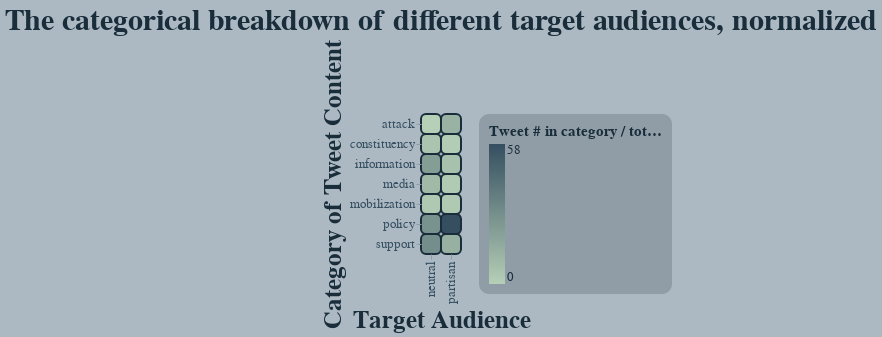

Notebook code cell kept with this figure:
### Markdown cell above
##### **VIS 2**

Changing the data around does not do too much damage to this visualization, however it does make the labels on the heatmap legend feel even more arbitrary *( 58? what does that even mean )*, and the label, to avoid being truncated, must be reduced to such a complexity that it makes no sense.

**and this is just iteration 2!**

### Code cell
equal_heatmap = chart.mark_rect().encode(
    alt.X( "bias-trun", title="Target Audience" ),
    alt.Y( "category", title="Category of Tweet Content" ),
    alt.Color( "perc:Q", title="Tweet # in category / total tweets ")
).properties(
    title="The categorical breakdown of different target audiences, normalized"
)

apply_all(equal_heatmap, palletA)

### Figure 1 — Vega-Lite specification as saved in the notebook (floating-point values rounded to 4 significant figures)
{"config": {"view": {"continuousWidth": 400, "continuousHeight": 300, "strokeWidth": 0}, "axis": {"domainColor": "#FFFFFF00", "gridColor": "#909DA6", "labelColor": "#354F61", "labelFontSize": 13, "tickColor": "#909DA6", "titleColor": "#192D3B", "titleFontSize": 25}, "background": "#ACB9C2", "bar": {"cornerRadius": 5}, "font": "DINCondensed-Bold", "legend": {"cornerRadius": 10, "fillColor": "#909DA6", "labelColor": "#192D3B", "labelFontSize": 13, "padding": 10, "titleColor": "#192D3B", "titleFontSize": 15}, "mark": {"cornerRadius": 5, "stroke": "#192D3B", "strokeWidth": 2}, "range": {"category": ["#B6CFB7", "#A0B9A8", "#8BA49A", "#758F8C", "#60797D", "#4A646F", "#354F61"], "heatmap": ["#B6CFB7", "#A0B9A8", "#8BA49A", "#758F8C", "#60797D", "#4A646F", "#354F61"]}, "title": {"color": "#192D3B", "fontSize": 30}}, "data": {"name": "data-9cd8a2b094b00be80bf075a194ebade5"}, "mark": "rect", "encoding": {"color": {"field": "perc", "title": "Tweet # in category / total tweets ", "type": "quantitative"}, "x": {"field": "bias-trun", "title": "Target Audience", "type": "nominal"}, "y": {"field": "category", "title": "Category of Tweet Content", "type": "nominal"}}, "title": "The categorical breakdown of different target audiences, normalized", "$schema": "https://vega.github.io/schema/vega-lite/v4.17.0.json", "datasets": {"data-9cd8a2b094b00be80bf075a194ebade5": [{"bias-trun": "partisan", "category": "policy", "value": 706, "perc": 58.35, "invert": 0.001416, "invert-perc": 1.105, "Unnamed: 6": null, "perc-partisan": 58.35, "perc-neutral": 28.21, "invert-perc-partisan": 1.105, "invert-perc-neutral": 1.281, "Unnamed: 11": null, "Unnamed: 12": null, "Unnamed: 13": null}, {"bias-trun": "partisan", "category": "attack", "value": 160, "perc": 13.22, "invert": 0.00625, "invert-perc": 4.875, "Unnamed: 6": null, "perc-partisan": 13.22, "perc-neutral": 0.4802, "invert-perc-partisan": 4.875, "invert-perc-neutral": 75.23, "Unnamed: 11": null, "Unnamed: 12": null, "Unnamed: 13": null}, {"bias-trun": "partisan", "category": "information", "value": 82, "perc": 6.777, "invert": 0.0122, "invert-perc": 9.513, "Unnamed: 6": null, "perc-partisan": 6.777, "perc-neutral": 22.61, "invert-perc-partisan": 9.513, "invert-perc-neutral": 1.598, "Unnamed: 11": null, "Unnamed: 12": "total=", "Unnamed: 13": 5000.0}, {"bias-trun": "partisan", "category": "mobilization", "value": 39, "perc": 3.223, "invert": 0.02564, "invert-perc": 20.0, "Unnamed: 6": null, "perc-partisan": 3.223, "perc-neutral": 3.601, "invert-perc-partisan": 20.0, "invert-perc-neutral": 10.03, "Unnamed: 11": null, "Unnamed: 12": "partisan total=", "Unnamed: 13": 1210.0}, {"bias-trun": "partisan", "category": "support", "value": 170, "perc": 14.05, "invert": 0.005882, "invert-perc": 4.589, "Unnamed: 6": null, "perc-partisan": 14.05, "perc-neutral": 30.05, "invert-perc-partisan": 4.589, "invert-perc-neutral": 1.202, "Unnamed: 11": null, "Unnamed: 12": "neutral total=", "Unnamed: 13": 2499.0}, {"bias-trun": "partisan", "category": "constituency", "value": 23, "perc": 1.901, "invert": 0.04348, "invert-perc": 33.92, "Unnamed: 6": null, "perc-partisan": 1.901, "perc-neutral": 5.162, "invert-perc-partisan": 33.92, "invert-perc-neutral": 6.999, "Unnamed: 11": null, "Unnamed: 12": null, "Unnamed: 13": null}, {"bias-trun": "partisan", "category": "media", "value": 30, "perc": 2.479, "invert": 0.03333, "invert-perc": 26.0, "Unnamed: 6": null, "perc-partisan": 2.479, "perc-neutral": 9.884, "invert-perc-partisan": 26.0, "invert-perc-neutral": 3.655, "Unnamed: 11": null, "Unnamed: 12": "total-inv", "Unnamed: 13": 0.239}, {"bias-trun": "neutral", "category": "policy", "value": 705, "perc": 28.21, "invert": 0.001418, "invert-perc": 1.281, "Unnamed: 6": null, "perc-partisan": null, "perc-neutral": null, "invert-perc-partisan": null, "invert-perc-neutral": null, "Unnamed: 11": null, "Unnamed: 12": "partisan inv", "Unnamed: 13": 0.1282}, {"bias-trun": "neutral", "category": "attack", "value": 12, "perc": 0.4802, "invert": 0.08333, "invert-perc": 75.23, "Unnamed: 6": null, "perc-partisan": null, "perc-neutral": null, "invert-perc-partisan": null, "invert-perc-neutral": null, "Unnamed: 11": null, "Unnamed: 12": "neutral inv", "Unnamed: 13": 0.1108}, {"bias-trun": "neutral", "category": "information", "value": 565, "perc": 22.61, "invert": 0.00177, "invert-perc": 1.598, "Unnamed: 6": null, "perc-partisan": null, "perc-neutral": null, "invert-perc-partisan": null, "invert-perc-neutral": null, "Unnamed: 11": null, "Unnamed: 12": null, "Unnamed: 13": null}, {"bias-trun": "neutral", "category": "mobilization", "value": 90, "perc": 3.601, "invert": 0.01111, "invert-perc": 10.03, "Unnamed: 6": null, "perc-partisan": null, "perc-neutral": null, "invert-perc-partisan": null, "invert-perc-neutral": null, "Unnamed: 11": null, "Unnamed: 12": null, "Unnamed: 13": null}, {"bias-trun": "neutral", "category": "support", "value": 751, "perc": 30.05, "invert": 0.001332, "invert-perc": 1.202, "Unnamed: 6": null, "perc-partisan": null, "perc-neutral": null, "invert-perc-partisan": null, "invert-perc-neutral": null, "Unnamed: 11": null, "Unnamed: 12": null, "Unnamed: 13": null}, {"bias-trun": "neutral", "category": "constituency", "value": 129, "perc": 5.162, "invert": 0.007752, "invert-perc": 6.999, "Unnamed: 6": null, "perc-partisan": null, "perc-neutral": null, "invert-perc-partisan": null, "invert-perc-neutral": null, "Unnamed: 11": null, "Unnamed: 12": null, "Unnamed: 13": null}, {"bias-trun": "neutral", "category": "media", "value": 247, "perc": 9.884, "invert": 0.004049, "invert-perc": 3.655, "Unnamed: 6": null, "perc-partisan": null, "perc-neutral": null, "invert-perc-partisan": null, "invert-perc-neutral": null, "Unnamed: 11": null, "Unnamed: 12": null, "Unnamed: 13": null}]}}
